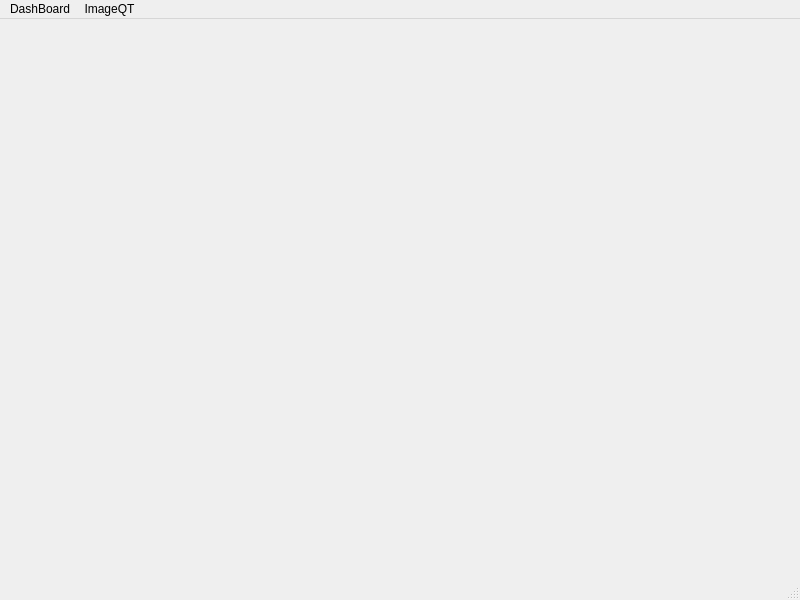
<?xml version="1.0" encoding="UTF-8"?>
<ui version="4.0">
 <class>DashBoard</class>
 <widget class="QMainWindow" name="DashBoard">
  <property name="geometry">
   <rect>
    <x>0</x>
    <y>0</y>
    <width>800</width>
    <height>600</height>
   </rect>
  </property>
  <property name="windowTitle">
   <string>MainWindow</string>
  </property>
  <widget class="QWidget" name="centralwidget"/>
  <widget class="QMenuBar" name="menubar">
   <property name="geometry">
    <rect>
     <x>0</x>
     <y>0</y>
     <width>800</width>
     <height>21</height>
    </rect>
   </property>
   <widget class="QMenu" name="menuDashBoard">
    <property name="title">
     <string>DashBoard</string>
    </property>
   </widget>
   <widget class="QMenu" name="menuImageQT">
    <property name="title">
     <string>ImageQT</string>
    </property>
   </widget>
   <addaction name="menuDashBoard"/>
   <addaction name="menuImageQT"/>
  </widget>
  <widget class="QStatusBar" name="statusbar"/>
 </widget>
 <resources/>
 <connections/>
</ui>
